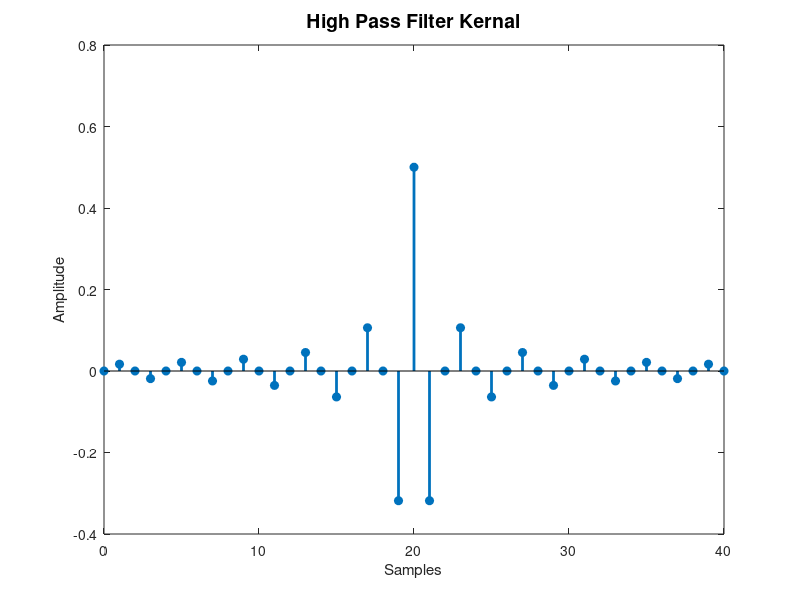
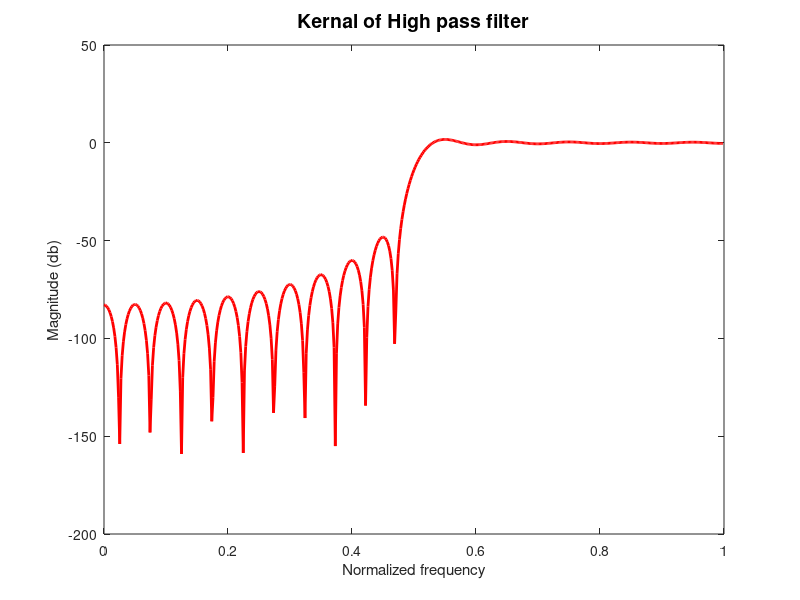

Reproduce these figures in MATLAB, in order.
clc;
clear;
close all;
wp=0.4*pi;
ws=0.6*pi;
wc=(wp+ws)/2;
TranBand=ws-wp;
M=8*pi/TranBand;
n=0:1:M;
h_d_hpf=sinc(n-M/2)-(wc/pi)*sinc(wc*(n-M/2)/pi);
figure
stem(n, h_d_hpf, "filled", "linewidth", 2)
xlabel("Samples")
ylabel("Amplitude")
title("High Pass Filter Kernal", "FontSize", 14)
figure
%freqz(h_d_lpf)
[h, w]=freqz(h_d_hpf);
plot(w/pi, 20*log(abs(h)), "color", "r", "linewidth", 2)
xlabel("Normalized frequency")
ylabel("Magnitude (db)")
title("Kernal of High pass filter", "FontSize", 14)